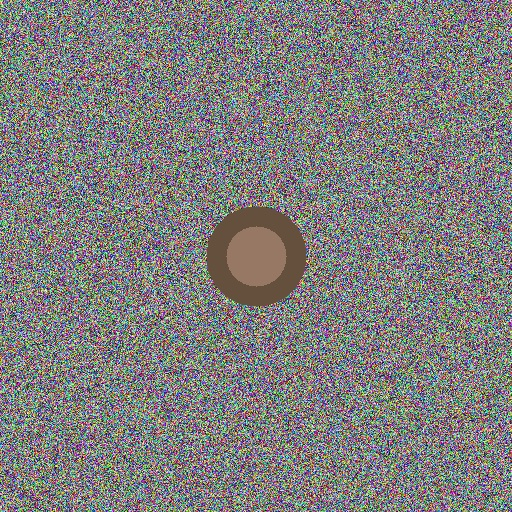
#> input picture test_data/module_test.jpg, 512 x 512 px
$ python preprocess_and_save.py --input ../test_data
#> lines starting #> are read from the running program, lines starting #| are printed output that depends on the picture
### preprocessing/data_loading.py
"""
Data loading and image scaling module
"""

import cv2
import numpy as np
from pathlib import Path
from typing import List, Tuple, Union
import config


def load_image(image_path: Union[str, Path]) -> np.ndarray:
    """
    Load an image from file path.

    Args:
        image_path: Path to the image file

    Returns:
        Image as numpy array in RGB format
    """
    img = cv2.imread(str(image_path))
#> img is the input picture: shape (512, 512, 3); mean B, G, R 125.2, 126, 127.1
    if img is None:
        raise ValueError(f"Could not load image from {image_path}")

    # Convert BGR to RGB
    img = cv2.cvtColor(img, cv2.COLOR_BGR2RGB)
    return img


def scale_image(image: np.ndarray, target_size: Tuple[int, int] = config.IMAGE_SIZE) -> np.ndarray:
    """
    Scale/Resize image to target dimensions.

    This is the first step in the preprocessing pipeline to standardize
    all images to the same dimensions required for deep learning models.

    Args:
        image: Input image as numpy array
        target_size: Target dimensions (height, width)

    Returns:
        Resized image
    """
#> called with target_size = (224, 224)
    height, width = target_size

    # Use bilinear interpolation for resizing
    if config.INTERPOLATION_METHOD == 'bilinear':
        interpolation = cv2.INTER_LINEAR
    elif config.INTERPOLATION_METHOD == 'bicubic':
        interpolation = cv2.INTER_CUBIC
    else:
        interpolation = cv2.INTER_LINEAR

    resized_image = cv2.resize(image, (width, height), interpolation=interpolation)
    return resized_image


# [14 lines left out: function load_and_scale, not called in this run]


def load_dataset(image_dir: Union[str, Path], file_extensions: List[str] = ['.jpg', '.png', '.jpeg']) -> List[Path]:
    """
    Load all image files from a directory.

    Args:
        image_dir: Directory containing images
        file_extensions: List of valid file extensions

    Returns:
        List of image file paths (without duplicates)
    """
    image_dir = Path(image_dir)
    image_files = []

    for ext in file_extensions:
        image_files.extend(list(image_dir.glob(f'*{ext}')))
        image_files.extend(list(image_dir.glob(f'*{ext.upper()}')))

    # Remove duplicates by converting to set and back to list
    unique_files = list(set(image_files))

    return sorted(unique_files)


# [17 lines left out: function process_image_path, not called in this run]


# [5 lines that do not run on import are left out]

### preprocessing/cropping.py
"""
Cropping module to center optic disc region
"""

import numpy as np
import cv2
from typing import Tuple, Optional
import config


def center_crop(image: np.ndarray, crop_size: Tuple[int, int]) -> np.ndarray:
    """
    Center crop an image to the specified dimensions.

    Args:
        image: Input image array
        crop_size: Desired output size (height, width)

    Returns:
        Center-cropped image
    """
#> called with crop_size = (224, 224)
    h, w = image.shape[:2]
    target_h, target_w = crop_size

    # Calculate crop coordinates (center crop)
    start_h = (h - target_h) // 2
    start_w = (w - target_w) // 2

    # Perform center crop
    if len(image.shape) == 3:  # Color image
        cropped = image[start_h:start_h + target_h, start_w:start_w + target_w, :]
    else:  # Grayscale image
        cropped = image[start_h:start_h + target_h, start_w:start_w + target_w]

    return cropped


# [85 lines left out: functions adaptive_crop, detect_optic_disc, not called in this run]


def smart_crop(image: np.ndarray, crop_size: Tuple[int, int] = config.CROP_SIZE,
                auto_detect: bool = config.AUTO_CROP_ENABLED) -> np.ndarray:
    """
    Smart crop that attempts to center on optic disc if detected.

    Args:
        image: Input image
        crop_size: Desired crop size
        auto_detect: Whether to automatically detect optic disc

    Returns:
        Cropped image centered on optic disc or center of image
    """
    if not config.CROP_ENABLED:
        return image

    if auto_detect:
        # Try to detect optic disc
        optic_disc_center = detect_optic_disc(image)

        if optic_disc_center:
            # Crop around detected optic disc
            crop_dimension = min(crop_size)
            cropped = adaptive_crop(image, optic_disc_center, crop_dimension)

            # Resize to target size if needed
            if cropped.shape[:2] != crop_size:
                cropped = cv2.resize(cropped, (crop_size[1], crop_size[0]))

            return cropped

    # Default: center crop
    return center_crop(image, crop_size)


# [4 lines that do not run on import are left out]

### preprocessing/color_normalization.py
"""
Color normalization module for handling varying illumination across different imaging devices
"""

import numpy as np
import cv2
from typing import Tuple
import config


def z_score_normalize(image: np.ndarray) -> np.ndarray:
    """
    Z-score normalization per channel.

    Normalizes each channel independently to have mean=0 and std=1.

    Args:
        image: Input image array (H, W, C)

    Returns:
        Normalized image array
    """
    normalized = image.copy().astype(np.float32)

    if len(image.shape) == 3:  # Color image
        for i in range(image.shape[2]):
            channel = image[:, :, i].astype(np.float32)
            mean = np.mean(channel)
            std = np.std(channel)

            if std > 0:
                normalized[:, :, i] = (channel - mean) / std
            else:
                normalized[:, :, i] = channel - mean
#> this loop made 3 passes
#> (mean, std) on passes 1 to 3: (127, 35.13), (125.9, 36.96), (125.2, 35.56)
#> pass 1, in z_score_normalize, `channel = image[:, :, i].astype(np.float32)`:
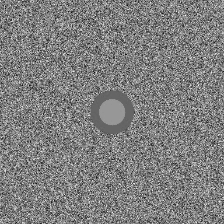
#> channel: shape (224, 224) float32; min 7, max 250, mean 127
#> pass 3, in z_score_normalize, `channel = image[:, :, i].astype(np.float32)`:
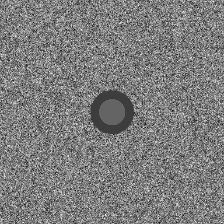
#> channel: shape (224, 224) float32; min 3, max 245, mean 125.2
    else:  # Grayscale
        mean = np.mean(image)
        std = np.std(image)
        if std > 0:
            normalized = (image.astype(np.float32) - mean) / std
        else:
            normalized = image.astype(np.float32) - mean

    # Clip values to reasonable range
    normalized = np.clip(normalized, -3, 3)

    return normalized


# [110 lines left out: functions min_max_normalize, per_image_normalize, histogram_matching, not called in this run]


def normalize_color(image: np.ndarray, method: str = config.NORMALIZATION_METHOD) -> np.ndarray:
    """
    Apply color normalization to an image.

    Args:
        image: Input image array
        method: Normalization method ('z_score', 'min_max', 'per_image')

    Returns:
        Normalized image array
    """
    if not config.NORMALIZATION_ENABLED:
        return image

    if method == 'z_score':
        return z_score_normalize(image)
    elif method == 'min_max':
        return min_max_normalize(image)
    elif method == 'per_image':
        return per_image_normalize(image)
    else:
        print(f"Unknown normalization method: {method}. Using z_score.")
        return z_score_normalize(image)


# [4 lines that do not run on import are left out]

### preprocessing/pipeline.py
"""
Main preprocessing pipeline orchestrator for glaucoma detection
"""

import numpy as np
from typing import List, Tuple, Optional
import config

# Import all preprocessing modules
import data_loading
import cropping
import color_normalization
import clahe_processing
import class_balancing
import data_augmentation

# Try to import advanced preprocessing
try:
    import advanced_preprocessing
    ADVANCED_AVAILABLE = True
except ImportError:
    ADVANCED_AVAILABLE = False


class GlaucomaPreprocessingPipeline:
    """
    Complete preprocessing pipeline for glaucoma detection in fundus images.

    This pipeline implements the five selected best techniques:
    1. Scaling to 224×224 pixels
    2. Cropping to center optic disc region
    3. Color normalization
    4. CLAHE (Contrast Limited Adaptive Histogram Equalization)
    5. Smart class balancing (1:2 ratio)
    """

    def __init__(self):
        self.config = config

    def process_single_image(self, image: np.ndarray,
                            apply_clahe: bool = True,
                            apply_normalization: bool = True,
                            apply_augmentation: bool = False) -> np.ndarray:
        """
        Process a single image through the preprocessing pipeline.

        Args:
            image: Input fundus image array
            apply_clahe: Whether to apply CLAHE
            apply_normalization: Whether to apply color normalization
            apply_augmentation: Whether to apply data augmentation

        Returns:
            Preprocessed image
        """
        processed = image.copy()

        # Step 1: Scale to target size (if needed)
        if processed.shape[:2] != config.IMAGE_SIZE:
            processed = data_loading.scale_image(processed, config.IMAGE_SIZE)

        # Step 2: Crop to center optic disc region
        if config.CROP_ENABLED:
            processed = cropping.smart_crop(processed,
                                           crop_size=config.CROP_SIZE,
                                           auto_detect=config.AUTO_CROP_ENABLED)
            # Ensure final size is correct
            if processed.shape[:2] != config.IMAGE_SIZE:
                processed = data_loading.scale_image(processed, config.IMAGE_SIZE)

        # Step 3: Color normalization
        if apply_normalization and config.NORMALIZATION_ENABLED:
            processed = color_normalization.normalize_color(
                processed,
                method=config.NORMALIZATION_METHOD
            )
            # Convert back to uint8 if needed
            if processed.dtype != np.uint8:
                processed = (processed * 255).astype(np.uint8)
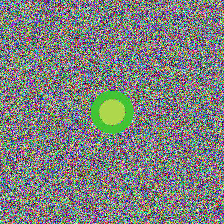
#> processed: shape (224, 224, 3); mean R, G, B 125.7, 128.8, 125.9
                processed = np.clip(processed, 0, 255)

        # Step 4: CLAHE or Advanced Preprocessing (for 99%+ accuracy)
        if config.ADVANCED_PREPROCESSING and ADVANCED_AVAILABLE:
            # Use advanced preprocessing pipeline for higher accuracy
            processed = advanced_preprocessing.advanced_preprocessing_pipeline(processed)
        elif apply_clahe and config.CLAHE_ENABLED:
            processed = clahe_processing.apply_clahe(
                processed,
                tile_size=config.CLAHE_TILE_SIZE,
                clip_limit=config.CLAHE_CLIP_LIMIT,
                apply_to_green_only=config.CLAHE_APPLY_TO_GREEN_CHANNEL_ONLY
            )

        # Step 5: Optional augmentation
        if apply_augmentation and config.AUGMENTATION_ENABLED:
            processed = data_augmentation.augment_image(processed)

        return processed

    # [146 lines left out: functions process_dataset, load_and_process_images, get_train_val_test_split, quick_preprocess, batch_preprocess, not called in this run]


# [17 lines that do not run on import are left out]

### preprocessing/advanced_preprocessing.py
"""
Advanced preprocessing techniques for achieving 99%+ accuracy
Includes noise reduction, gamma correction, and optimized CLAHE
"""

import cv2
import numpy as np
from typing import Tuple
import config


def apply_gamma_correction(image: np.ndarray, gamma: float = 1.2) -> np.ndarray:
    """
    Apply gamma correction to enhance contrast.

    Gamma correction improves visibility of dark regions in fundus images,
    which is crucial for detecting glaucoma changes.

    Args:
        image: Input image (0-255 range)
        gamma: Gamma value (1.0 = no correction, <1.0 = brighter, >1.0 = darker)

    Returns:
        Gamma-corrected image
    """
#> called with gamma = 1.2
    if len(image.shape) == 2:
        # Grayscale
        inv_gamma = 1.0 / gamma
        table = np.array([((i / 255.0) ** inv_gamma) * 255 for i in np.arange(0, 256)]).astype("uint8")
        return cv2.LUT(image, table)
    else:
        # Color image - apply to each channel
        corrected = image.copy()
        inv_gamma = 1.0 / gamma
        table = np.array([((i / 255.0) ** inv_gamma) * 255 for i in np.arange(0, 256)]).astype("uint8")
        for i in range(image.shape[2]):
            corrected[:, :, i] = cv2.LUT(image[:, :, i], table)
        return corrected


def apply_bilateral_filter(image: np.ndarray, d: int = 9, sigma_color: float = 75, sigma_space: float = 75) -> np.ndarray:
    """
    Apply bilateral filter for noise reduction while preserving edges.

    Bilateral filtering is essential for fundus images as it reduces noise
    without blurring important structures like blood vessels.

    Args:
        image: Input image
        d: Diameter of pixel neighborhood
        sigma_color: Filter sigma in color space
        sigma_space: Filter sigma in coordinate space

    Returns:
        Filtered image
    """
#> called with d = 9, sigma_color = 75, sigma_space = 75
    if len(image.shape) == 2:
        return cv2.bilateralFilter(image, d, sigma_color, sigma_space)
    else:
        filtered = image.copy()
        for i in range(image.shape[2]):
            filtered[:, :, i] = cv2.bilateralFilter(image[:, :, i], d, sigma_color, sigma_space)
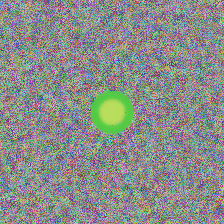
#> filtered: shape (224, 224, 3); mean R, G, B 137.7, 140.9, 137.9
        return filtered


def enhanced_clahe(image: np.ndarray,
                   tile_size: Tuple[int, int] = (16, 16),
                   clip_limit: float = 3.0,
                   use_lab: bool = True) -> np.ndarray:
    """
    Enhanced CLAHE with optimized parameters for higher accuracy.

    Uses larger tile size and higher clip limit for better contrast enhancement.

    Args:
        image: Input image
        tile_size: CLAHE tile size (larger for better results)
        clip_limit: CLAHE clip limit (higher for more contrast)
        use_lab: Use LAB color space for better results

    Returns:
        Enhanced image
    """
#> called with tile_size = (16, 16), clip_limit = 3, use_lab = True
    clahe = cv2.createCLAHE(clipLimit=clip_limit, tileGridSize=tile_size)

    if len(image.shape) == 2:
        return clahe.apply(image)

    if use_lab:
        # Convert to LAB and apply CLAHE to L channel
        lab = cv2.cvtColor(image, cv2.COLOR_RGB2LAB)
#> lab: shape (224, 224, 3); mean of channels 0, 1, 2 151.6, 129.1, 130.3
        lab[:, :, 0] = clahe.apply(lab[:, :, 0])
#> lab: shape (224, 224, 3); mean of channels 0, 1, 2 144.1, 129.1, 130.3
        return cv2.cvtColor(lab, cv2.COLOR_LAB2RGB)
    else:
        # Apply to green channel (fundus standard)
        hsv = cv2.cvtColor(image, cv2.COLOR_RGB2HSV)
        hsv[:, :, 2] = clahe.apply(hsv[:, :, 2])
        return cv2.cvtColor(hsv, cv2.COLOR_HSV2RGB)


def sharpen_image(image: np.ndarray, strength: float = 0.5) -> np.ndarray:
    """
    Apply unsharp masking to sharpen image.

    Sharpening enhances vessel boundaries and optic disc edges,
    improving feature detection for glaucoma diagnosis.

    Args:
        image: Input image
        strength: Sharpening strength (0-1)

    Returns:
        Sharpened image
    """
#> called with strength = 0.3
    # Create unsharp mask
    gaussian = cv2.GaussianBlur(image, (0, 0), 2.0)
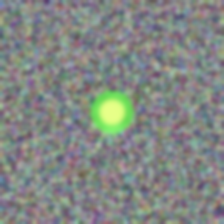
#> gaussian: shape (224, 224, 3); mean R, G, B 130.4, 134.9, 131.4
    sharpened = cv2.addWeighted(image, 1.0 + strength, gaussian, -strength, 0)
    return np.clip(sharpened, 0, 255).astype(np.uint8)


def advanced_preprocessing_pipeline(image: np.ndarray) -> np.ndarray:
    """
    Complete advanced preprocessing pipeline optimized for 99%+ accuracy.

    Pipeline order:
    1. Gamma correction
    2. Bilateral filtering (noise reduction)
    3. Enhanced CLAHE
    4. Sharpening

    Args:
        image: Input fundus image

    Returns:
        Fully preprocessed image
    """
    processed = image.copy()

    # Step 1: Gamma correction (enhance dark regions)
    processed = apply_gamma_correction(processed, gamma=1.2)

    # Step 2: Bilateral filtering (reduce noise, preserve edges)
    processed = apply_bilateral_filter(processed, d=9, sigma_color=75, sigma_space=75)
#> call 2 of apply_bilateral_filter, with d = 9, sigma_color = 75, sigma_space = 75
#> after the loop in apply_bilateral_filter (call 2), `for i in range(image.shape[2]):`:
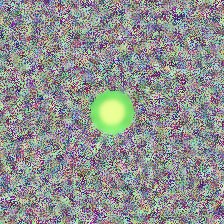
#> filtered: shape (224, 224, 3); mean R, G, B 143.1, 144.7, 143.8

    # Step 3: Enhanced CLAHE (optimized parameters)
    processed = enhanced_clahe(processed,
                              tile_size=(16, 16),
                              clip_limit=3.0,
                              use_lab=True)

    # Step 4: Sharpening (enhance boundaries)
    processed = sharpen_image(processed, strength=0.3)
#> call 2 of sharpen_image, with strength = 0.3
#> in sharpen_image (call 2), `sharpened = cv2.addWeighted(image, 1.0 + strength, gaussian, -strength..`:
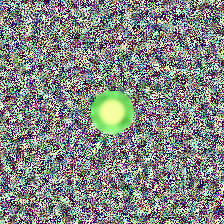
#> sharpened: shape (224, 224, 3); mean R, G, B 130.4, 133.8, 131.2

    return processed


# [28 lines left out: function adaptive_threshold_enhancement, not called in this run]


# [3 lines that do not run on import are left out]

### preprocessing/preprocess_and_save.py
"""
Complete preprocessing pipeline that applies all techniques and saves cleaned images
Applies the 5 core + 4 advanced preprocessing techniques
"""

import cv2
import numpy as np
import os
from pathlib import Path
import argparse
from pipeline import GlaucomaPreprocessingPipeline
from data_loading import load_dataset, load_image
import config

# Import advanced preprocessing if available
try:
    import advanced_preprocessing
    ADVANCED_AVAILABLE = True
except ImportError:
    ADVANCED_AVAILABLE = False


def preprocess_all_images(input_folder: str, output_folder: str = "preprocessed_images"):
    """
    Apply all preprocessing techniques to images and save cleaned versions.

    Args:
        input_folder: Folder containing input images
        output_folder: Folder to save preprocessed images
    """
    print("="*70)
    print("COMPLETE PREPROCESSING PIPELINE")
    print("="*70)
    print("\nApplying ALL preprocessing techniques:")
    print("1. Scaling to 224×224 pixels")
    print("2. Cropping to center optic disc region")
    print("3. Color normalization (z-score)")
    print("4. CLAHE enhancement (optimized)")
    if config.ADVANCED_PREPROCESSING:
        print("5. Gamma correction")
        print("6. Bilateral filtering (noise reduction)")
        print("7. Enhanced CLAHE (LAB color space)")
        print("8. Image sharpening")
    print("="*70)

    # Load images
    print(f"\nLoading images from: {input_folder}")
    image_paths = load_dataset(input_folder)

    if len(image_paths) == 0:
        print(f"Error: No images found in {input_folder}")
        return

    print(f"Found {len(image_paths)} images\n")

    # Create output folder
    os.makedirs(output_folder, exist_ok=True)
    print(f"Output folder: {output_folder}\n")

    # Initialize pipeline
    pipeline = GlaucomaPreprocessingPipeline()

    # Process each image
    processed_count = 0
    failed_count = 0

    for i, image_path in enumerate(image_paths):
        image_name = Path(image_path).name
        print(f"[{i+1}/{len(image_paths)}] Processing: {image_name}", end=" ... ")

        try:
            # Load image
            image = load_image(image_path)

            # Apply ALL preprocessing techniques
            processed = pipeline.process_single_image(
                image,
                apply_clahe=True,
                apply_normalization=True,
                apply_augmentation=False  # Don't augment for saving clean images
            )

            # If advanced preprocessing is enabled, apply additional techniques
            if config.ADVANCED_PREPROCESSING and ADVANCED_AVAILABLE:
                processed = advanced_preprocessing.advanced_preprocessing_pipeline(processed)

            # Ensure image is in correct format for saving
            if processed.dtype != np.uint8:
                if processed.max() <= 1.0:
                    processed = (processed * 255).astype(np.uint8)
                else:
                    processed = processed.astype(np.uint8)

            processed = np.clip(processed, 0, 255).astype(np.uint8)

            # Save preprocessed image
            output_path = os.path.join(output_folder, f"processed_{image_name}")

            # Convert RGB to BGR for OpenCV
            if len(processed.shape) == 3:
                save_image = cv2.cvtColor(processed, cv2.COLOR_RGB2BGR)
            else:
                save_image = processed

            cv2.imwrite(output_path, save_image)

            processed_count += 1
            print(f"SAVED")

        except Exception as e:
            failed_count += 1
            print(f"ERROR: {e}")

    # Summary
    print(f"\n{'='*70}")
    print("PREPROCESSING COMPLETE")
    print(f"{'='*70}")
    print(f"Total images: {len(image_paths)}")
    print(f"Successfully processed: {processed_count}")
    print(f"Failed: {failed_count}")
    print(f"\nPreprocessed images saved to: {output_folder}/")
    print(f"\nPreprocessing Techniques Applied:")
    print(f"  [OK] Scaling: {config.IMAGE_SIZE}")
    print(f"  [OK] Cropping: {'Enabled' if config.CROP_ENABLED else 'Disabled'}")
    print(f"  [OK] Color Normalization: {config.NORMALIZATION_METHOD}")
    print(f"  [OK] CLAHE: Tile {config.CLAHE_TILE_SIZE}, Clip {config.CLAHE_CLIP_LIMIT}")
    if config.ADVANCED_PREPROCESSING:
        print(f"  [OK] Gamma Correction: {config.GAMMA_VALUE}")
        print(f"  [OK] Bilateral Filtering: Enabled")
        print(f"  [OK] Image Sharpening: Enabled")
    print(f"{'='*70}\n")


def main():
    """
    Main function with command-line interface.
    """
    parser = argparse.ArgumentParser(
        description='Preprocess fundus images applying all techniques and save cleaned images',
        formatter_class=argparse.RawDescriptionHelpFormatter,
        epilog="""
Examples:
  Preprocess images from folder:
    python preprocess_and_save.py --input preprocessing/glaucoma

  Custom output folder:
    python preprocess_and_save.py --input preprocessing/glaucoma --output cleaned_images
        """
    )

    parser.add_argument('--input', type=str, required=True,
                       help='Input folder containing images to preprocess')
    parser.add_argument('--output', type=str, default='preprocessed_images',
                       help='Output folder for preprocessed images (default: preprocessed_images)')

    args = parser.parse_args()

    # Validate input folder
    if not os.path.exists(args.input):
        print(f"Error: Input folder not found: {args.input}")
        return

    # Run preprocessing
    preprocess_all_images(args.input, args.output)


if __name__ == "__main__":
    main()
